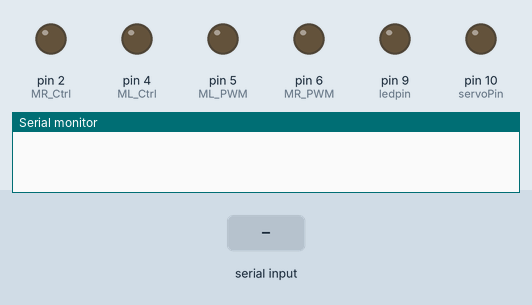
A sketch run on a simulated Arduino Uno, built with avr-gcc and run on an emulated ATmega328P. Shown: output pins drawn as LEDs (lit = HIGH), the last lines printed to the serial monitor. Inputs (shaded band) come from the test bench. Pins used as bus, display or sensor lines are not drawn.

Above: at 3.2 s.
3.3 s: "backward\n" received over Serial
At 4.5 s:
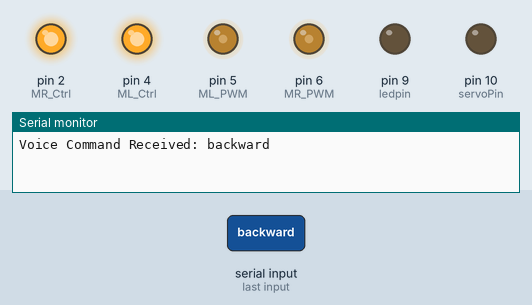
4.8 s: "forward\n" received over Serial
At 7.1 s:
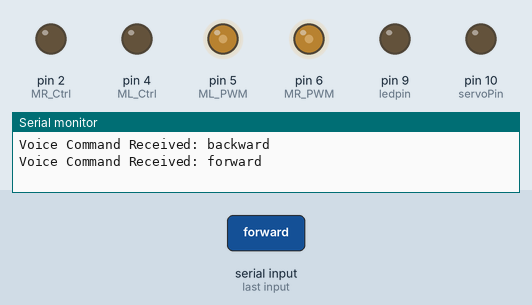
7.8 s: "left\n" received over Serial
At 9.6 s:
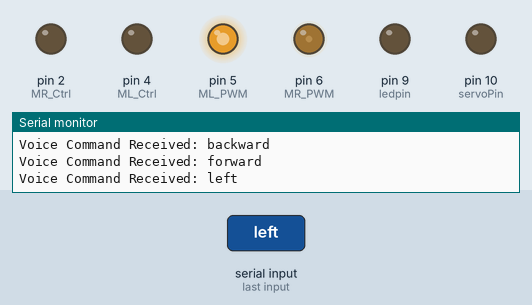
Timing chart, 0 to 13.8 s (numbered marks = the images above; inputs shaded):
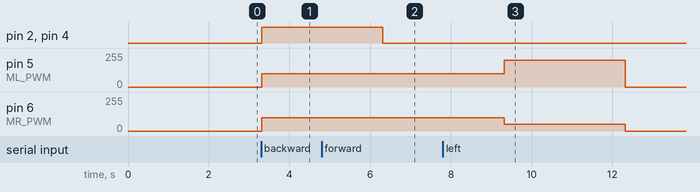

Measured:
- after the input at 3.3 s, pin 2 (MR_Ctrl), pin 4 (ML_Ctrl): LOW → HIGH at once; pin 5 (ML_PWM), pin 6 (MR_PWM): 0/255 → 100/255 at once
- after the input at 4.8 s, pin 2 (MR_Ctrl), pin 4 (ML_Ctrl): HIGH → LOW after 1.5 s; pin 5 (ML_PWM), pin 6 (MR_PWM): stays 100/255 (without the input it goes to 0/255 after 1.5 s)
- after the input at 7.8 s, pin 5 (ML_PWM): 100/255 → 200/255 after 1.5 s, → 0/255 3.0 s later; pin 6 (MR_PWM): 100/255 → 50/255 after 1.5 s, → 0/255 3.0 s later

The sketch:

VoiceActivatedCar.ino
```cpp
#define servoPin 10
int pos;
int pulsewidth;
#define SCL_Pin  A5
#define SDA_Pin  A4
#define ML_Ctrl 4
#define ML_PWM 5
#define MR_Ctrl 2
#define MR_PWM 6
#define TRIG_PIN 12
#define ECHO_PIN 13
#include "SR04.h"

SR04 sr04 = SR04(ECHO_PIN, TRIG_PIN);
long distance;
int ledpin = 9;
unsigned char backward_pattern[] = {0x00, 0x00, 0x00, 0x10, 0x30, 0x60, 0x40, 0xff, 0xff, 0x40, 0x60, 0x30, 0x10, 0x00, 0x00, 0x00};
unsigned char forward_pattern[]  = {0x00, 0x00, 0x00, 0x08, 0x0c, 0x06, 0x02, 0xff, 0xff, 0x02, 0x06, 0x0c, 0x08, 0x00, 0x00, 0x00};
unsigned char right_pattern[]    = {0x18, 0x3c, 0x7e, 0xdb, 0x99, 0x18, 0x18, 0x18, 0x18, 0x18, 0x18, 0x18, 0x18, 0x18, 0x18, 0x18};
unsigned char left_pattern[]     = {0x18, 0x18, 0x18, 0x18, 0x18, 0x18, 0x18, 0x18, 0x18, 0x18, 0x18, 0x99, 0xdb, 0x7e, 0x3c, 0x18};
unsigned char clear[]            = {0, 0, 0, 0, 0, 0, 0, 0, 0, 0, 0, 0, 0, 0, 0, 0};

void procedure(int myangle);
void matrix_display(unsigned char matrix_value[]);
void IIC_start();
void IIC_send(unsigned char send_data);
void IIC_end();
void back();
void front();
void turnLeft();
void turnRight();
void Stop();

void setup() {
  Serial.begin(9600);
  delay(1000);

while (Serial.available() > 0) {
    Serial.read();
  }

  pinMode(ML_Ctrl, OUTPUT);
  pinMode(ML_PWM, OUTPUT);
  pinMode(MR_Ctrl, OUTPUT);
  pinMode(MR_PWM, OUTPUT);
  pinMode(TRIG_PIN, OUTPUT);
  pinMode(ECHO_PIN, INPUT);
  pinMode(ledpin, OUTPUT);
  pinMode(SCL_Pin, OUTPUT);
  pinMode(SDA_Pin, OUTPUT);
  matrix_display(clear);
  Stop();


  pinMode(servoPin, OUTPUT);
  procedure(0);
  delay(1000);
}

void loop() {
  if (Serial.available() > 0) {
    String command = Serial.readStringUntil('\n');
    command.trim();
    Serial.print("Voice Command Received: ");
    Serial.println(command);

    bool commandRecognized = false;

    if (command.length() > 0) {
      if (command.equalsIgnoreCase("backward")) {
        commandRecognized = true;
        back();
        matrix_display(backward_pattern);
        delay(3000);
        Stop();
        matrix_display(clear);
      }
      else if (command.equalsIgnoreCase("forward")) {
        commandRecognized = true;
        front();
        matrix_display(forward_pattern);
        delay(3000);
        Stop();
        matrix_display(clear);
      }
      else if (command.equalsIgnoreCase("left")) {
        commandRecognized = true;
        turnLeft();
        matrix_display(left_pattern);
        delay(3000);
        Stop();
        matrix_display(clear);
      }
      else if (command.equalsIgnoreCase("right")) {
        commandRecognized = true;

        for (pos = 0; pos <= 90; pos++) {
          procedure(pos);
          delay(15);
        }
        delay(1000);


        turnRight();
        digitalWrite(ledpin, HIGH);
        matrix_display(right_pattern);
        delay(3000);
        Stop();
        digitalWrite(ledpin, LOW);
        matrix_display(clear);

        for (pos = 90; pos >= 0; pos--) {
          procedure(pos);
          delay(15);
        }
        delay(1000);
      }
    }

    if (!commandRecognized) {
      Stop();
    }
  }
  else {
    Stop();
  }
}


void procedure(int myangle) {

  myangle = 180 - myangle;
  pulsewidth = myangle * 11 + 500;

  digitalWrite(servoPin, HIGH);
  delayMicroseconds(pulsewidth);
  digitalWrite(servoPin, LOW);

  delay(20 - pulsewidth / 1000);
}

void back() {
  digitalWrite(ML_Ctrl, HIGH);
  analogWrite(ML_PWM, 100);
  digitalWrite(MR_Ctrl, HIGH);
  analogWrite(MR_PWM, 100);
}

void front() {
  digitalWrite(ML_Ctrl, LOW);
  analogWrite(ML_PWM, 100);
  digitalWrite(MR_Ctrl, LOW);
  analogWrite(MR_PWM, 100);
}

void turnLeft() {
  digitalWrite(ML_Ctrl, LOW);
  analogWrite(ML_PWM, 200);
  digitalWrite(MR_Ctrl, LOW);
  analogWrite(MR_PWM, 50);
}

void turnRight() {
  digitalWrite(ML_Ctrl, LOW);
  analogWrite(ML_PWM, 50);
  digitalWrite(MR_Ctrl, LOW);
  analogWrite(MR_PWM, 200);
}


void Stop() {
  analogWrite(ML_PWM, 0);
  analogWrite(MR_PWM, 0);
}

void matrix_display(unsigned char matrix_value[])
{
    IIC_start();
    IIC_send(0xc0);
    for (int i = 0; i < 16; i++) {
        IIC_send(matrix_value[i]);
    }
    IIC_end();
    IIC_start();
    IIC_send(0x8A);
    IIC_end();
}


void IIC_start()
{
    digitalWrite(SCL_Pin, HIGH);
    delayMicroseconds(3);
    digitalWrite(SDA_Pin, HIGH);
    delayMicroseconds(3);
    digitalWrite(SDA_Pin, LOW);
    delayMicroseconds(3);
}

void IIC_send(unsigned char send_data)
{
    for (char i = 0; i < 8; i++) {
        digitalWrite(SCL_Pin, LOW);
        delayMicroseconds(3);
        if (send_data & 0x01) {
            digitalWrite(SDA_Pin, HIGH);
        } else {
            digitalWrite(SDA_Pin, LOW);
        }
        delayMicroseconds(3);
        digitalWrite(SCL_Pin, HIGH);
        delayMicroseconds(3);
        send_data = send_data >> 1;
    }
}

void IIC_end()
{
    digitalWrite(SCL_Pin, LOW);
    delayMicroseconds(3);
    digitalWrite(SDA_Pin, LOW);
    delayMicroseconds(3);
    digitalWrite(SCL_Pin, HIGH);
    delayMicroseconds(3);
    digitalWrite(SDA_Pin, HIGH);
    delayMicroseconds(3);
}
```
